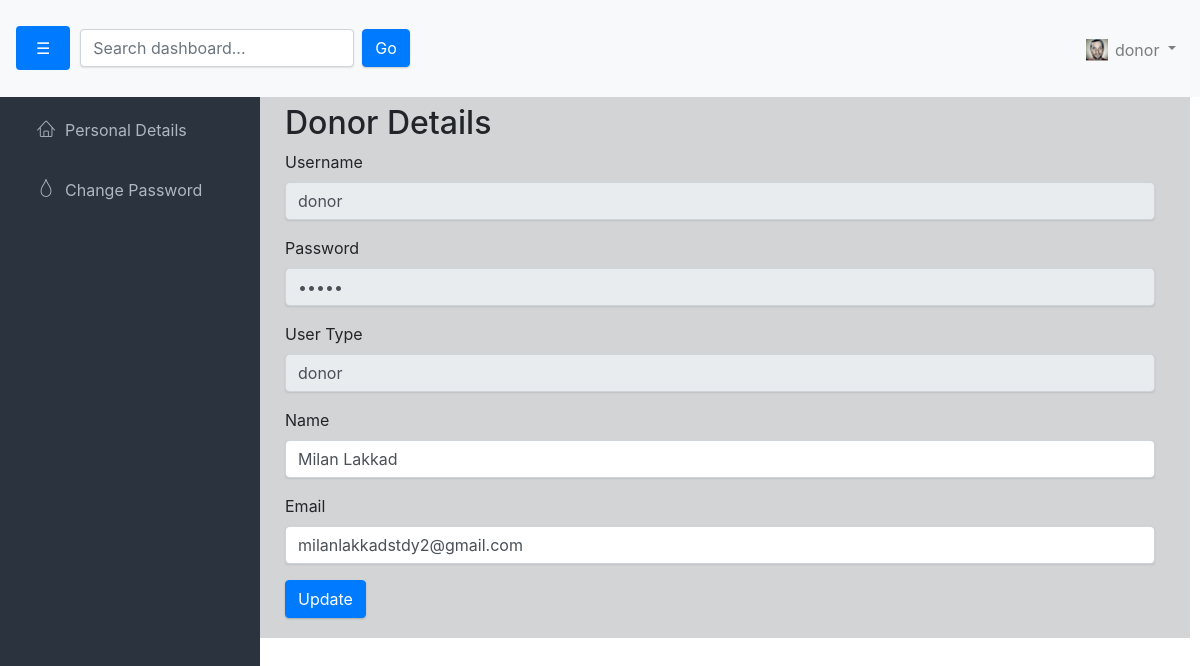
/Donor/donor_personal_details.php (signed in), run on the app's committed database.
### tables this page shows
CREATE TABLE `donor` (
  `id` int(11) NOT NULL,
  `name` varchar(255) NOT NULL,
  `username` varchar(50) NOT NULL,
  `password` varchar(255) NOT NULL,
  `email` varchar(100) NOT NULL,
  `usertype` varchar(5) DEFAULT 'donor',
  `body_weight` decimal(5,2) DEFAULT NULL,
  `body_height` decimal(5,2) DEFAULT NULL,
  `age` int(11) DEFAULT NULL,
  `blood_group` varchar(10) DEFAULT NULL,
  `gender` enum('Male','Female','Other') DEFAULT NULL,
  `dob` date DEFAULT NULL,
  `address` text DEFAULT NULL,
  `pincode` varchar(10) DEFAULT NULL,
  `contact` varchar(15) DEFAULT NULL,
  `file_upload` varchar(255) DEFAULT NULL
);

### Donor/donor_personal_details.php (the view, shortened to what this page needs)
<?php include('donor_profile_header.php'); ?>
<?php
$donorUsername = $_SESSION['username'];
$query = "SELECT * FROM donor WHERE username = ?";
$stmt = $conn->prepare($query);
$stmt->bind_param("s", $donorUsername);
$stmt->execute();
$result = $stmt->get_result();
if ($result->num_rows > 0) {
    $donorDetails = $result->fetch_assoc();
} else {
    echo "Donor details not found!";
    exit;
}
?>
<!DOCTYPE html>
<html lang="en">
<head>
    <link rel="stylesheet" href="https://maxcdn.bootstrapcdn.com/bootstrap/4.3.1/css/bootstrap.min.css">
</head>
<div>
    <div class="container">
        <h2 class="mt-4">Donor Details</h2>
        <form action="" method="POST">
            <div class="form-group">
                <label for="username">Username</label>
                <input type="text" class="form-control" id="username" name="username" value="<?php echo $donorDetails['username']; ?>" readonly>
            </div>
            <div class="form-group">
                <label for="password">Password</label>
                <input type="password" class="form-control" id="password" name="password" value="<?php echo $donorDetails['password']; ?>" readonly>
            </div>
            <div class="form-group">
                <label for="usertype">User Type</label>
                <input type="text" class="form-control" id="usertype" name="usertype" value="<?php echo $donorDetails['usertype']; ?>" readonly>
            </div>
            <div class="form-group">
                <label for="name">Name</label>
                <input type="text" class="form-control" id="name" name="name" value="<?php echo $donorDetails['name']; ?>" required>
            </div>
            <div class="form-group">
                <label for="email">Email</label>
                <input type="email" class="form-control" id="email" name="email" value="<?php echo $donorDetails['email']; ?>" required>
            </div>
            <button type="submit" class="btn btn-primary">Update</button>
        </form>
    </div>
</div>
</body>
</html>

### Donor/donor_style.css (style rules this page uses)
html { position: relative; min-height: 100%; }
body { background-color: #d3d4d6; font-family: "Source Sans Pro", sans-serif; font-size: 15px; color: #676a6d; margin: 0; padding: 0; }
.btn { -webkit-border-radius: 2px; -moz-border-radius: 2px; border-radius: 2px; -moz-box-shadow: 0px 1px 2px 0 rgba(0, 0, 0, 0.2); -webkit-box-shadow: 0px 1px 2px 0 rgba(0, 0, 0, 0.2); box-shadow: 0px 1px 2px 0 rgba(0, 0, 0, 0.2); padding: 6px 22px; }
.btn-primary { background-color: #00AAFF; border-color: #00a0f0; }
.form-control { -moz-box-shadow: 0px 1px 2px 0 rgba(0, 0, 0, 0.1); -webkit-box-shadow: 0px 1px 2px 0 rgba(0, 0, 0, 0.1); box-shadow: 0px 1px 2px 0 rgba(0, 0, 0, 0.1); -webkit-border-radius: 2px; -moz-border-radius: 2px; border-radius: 2px; border-color: #eaeaea; background-color: #fcfcfc; }

### data on the page
donor: username "donor", usertype "donor", name "Milan Lakkad", email "milanlakkadstdy2@gmail.com"

### other printed values
$_SESSION['username'] "donor"
